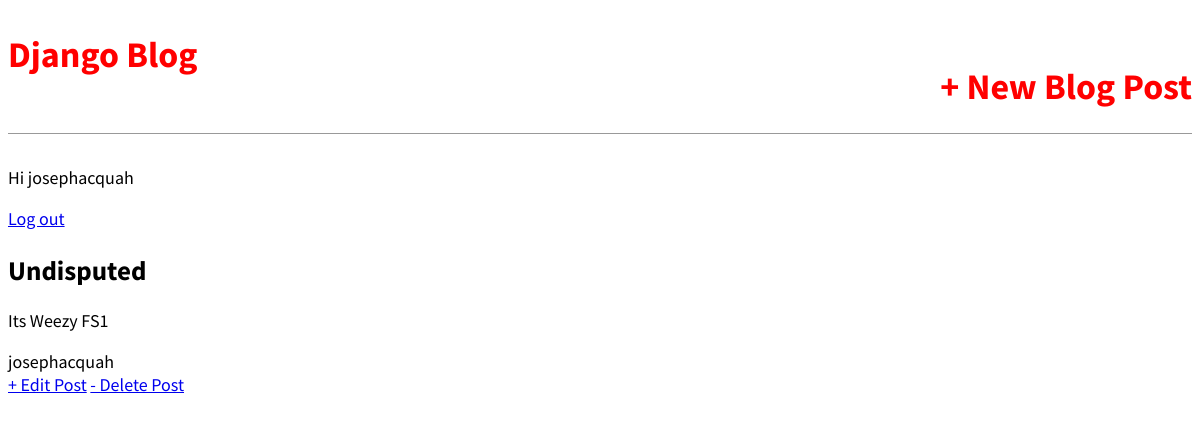
/blogpost/3/ (signed in), run on the app's committed database.
### blog/models.py (models this page shows, shortened)
class BlogPost(models.Model):
    title = models.CharField(max_length=200)
    author = models.ForeignKey(
        'auth.User',
        on_delete=models.CASCADE
    )
    body = models.TextField()

### blog/views.py (the view)
# urls.py: path('blogpost/<int:pk>/', BlogItemView.as_view(), name="blog_details"),
class BlogItemView(DetailView):
    model = BlogPost
    template_name = 'blog_post.html'

### templates/blog_post.html
{% extends "base.html" %} {% block content %}
<div>
  <h2>{{blogpost.title}}</h2>
  <p>{{blogpost.body}}</p>
  <span>{{blogpost.author}}</span>
  <div class="vvv">
    <a href="{% url 'update_post' blogpost.pk %}">+ Edit Post</a>
    <a href="{% url 'delete_post' blogpost.pk %}">- Delete Post</a>
  </div>
</div>
{% endblock content%}

### templates/base.html (shortened to what this page needs)
{% load static %}
<html>
  <head>
    <link href="{% static 'css/base.css' %}" rel="stylesheet" />
  </head>
  <body>
    <div>
      <header>
        <div class="nav-left">
          <h1><a href="{% url 'home'%}">Django Blog</a></h1>
        </div>
        <div class="nav-right">
          <h1><a href="{% url 'new_post'%}">+ New Blog Post</a></h1>
        </div>
      </header>
      {% if user.is_authenticated %}
      <p>Hi {{user.username}}</p>
      <p><a href="{% url 'logout' %}">Log out</a></p>
      {% else %}
      <p>You are not logged in</p>
      <a href="{% url 'login' %}">Login</a>
      {% endif %} {% block content %} {% endblock content %}</p>
    </div>
  </body>
</html>

### static/css/base.css (style rules this page uses)
body { font-family: "Source Sans Pro", sans-serif; font-size: 18px; }
header { border-bottom: 1px solid #999; margin-bottom: 2rem; display: flex; }
header h1 a { color: red; text-decoration: none; }
.nav-left { margin-right: auto; }
.nav-right { display: flex; padding-top: 2rem; }
.vvv { display: "flex"; flex-direction: "row"; gap: 40px; }

### data on the page
BlogPost: title "Undisputed", body "Its Weezy FS1", author "josephacquah"

### other printed values
{{ user.username }} "josephacquah"
